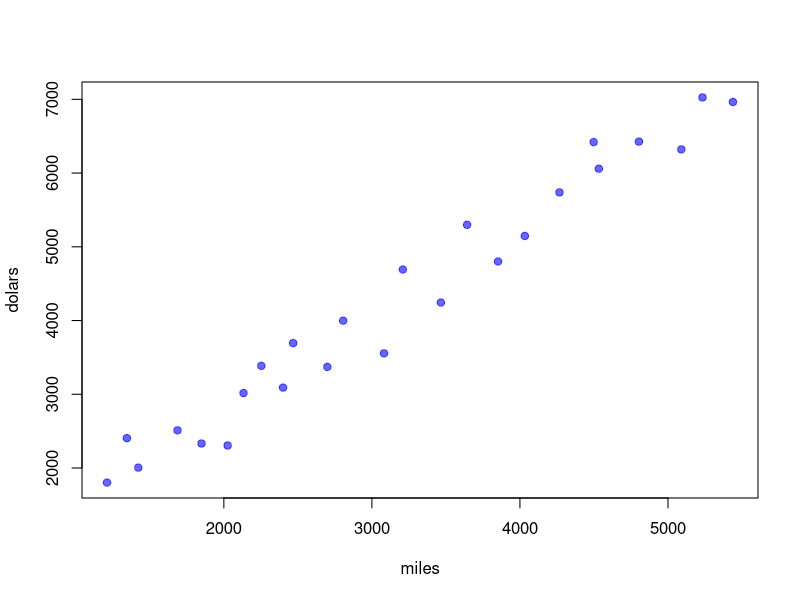

This chart was generated by the following R code:
# Jakub Bodek

dane <- read.table('zajecia-2022-06-26/zadanieAczel.txt', header=TRUE, sep=';')
str(dane)

# korelacja pomiedzy miles a dolars
cor(dane$miles, dane$dolars)

# 1. Czy i jaka zależność wystepuje pomiędzy długością trasy (miles) i obciążeniem karty kredytowej (dolars)?
# wspolczynik korelacji Pearsona wynosi 0.9824339 i swiadczy o silnej korelacji linkowej


# 2. Jaki wpływ ma zmiana długości trasy (miles) i obciążenie karty kredytowej (dolars)?
# model regresji liniowej
# Model : dolars = a * miles + b + ε
attach(dane)
model <- lm(dolars~miles, data=dane)
model

# Wykres rozrzutu (scatterplot)
plot(dolars~miles, data=dane, col=rgb(0,0,1,.6),pch=19)

# model summary
summary(model)

# gdy zwiększymy wartość miles o 1 wartość dolars zwiększy się średnio o 1.255
# bo:
# (1.255 * x + 274.850 + ε) - (1.255 * (x + 1) + 274.850 + ε) = 1.255


# 3. Podaj model z błędami parametrów i oceń ich istotność
# Model : miles = 1.255 * dolars + 274.850 + ε
# H0: a = 0
# H1: a != 0
# poniewaz p-value dla a przyjmuje 0.12 > 0.05, to H0 nalezy przyjac
# H0: b = 0
# H1: b != 0
# poniewaz p-value dla b przyjmuje 2e-16 < 0.05, to H0 nalezy odrzucic
# Ponieważ p-value dla obu współczynników (0.002 i 2e-16) są bardzo małe 

# wniosek: wartosc wspolczynnika a nie istotna statystycznie, natomiast
# wartosc wspolczynnika b istotna statystycznie


# 4. W jakiej części zmienność obciążenie karty kredytowej (dolars) jest wyjaśniona przez zmianę długości trasy (miles)?
# na podstawie wspolczynnika determinacji (R2) = 0.9637 mozna powiedziec
# ze zmiennosc obciążenie karty kredytowej jest wyjasniana w 96% przez zbudowany model


# 5. W jakim procencie zmiany obciążenia karty kredytowej (dolars) nie zależą od zmian długości trasy (miles)? (ocena dopasowania modelu do danych empirycznych)
# Na podstawie wspolczynnika zbieznosci fi = 1-R2 = 1 - 0.9637 = 0.0363
# mozna powiedziec, ze zmiennosc obciążenia karty kredytowej jest nie wyjasniona w około 3.5% przez zbudowany model.


# 6. O ile średnio różnią się empiryczne wartości obciążenia karty kredytowej (dolars) od odpowiadających im wartości teoretycznych, wyznaczonych z oszacowanego modelu regresji?
# na podstawie Residual standard error: 318.2 okresla sie ze empiryczne wartosci 
# obciążenia karty kredytowej roznia sie od odpowiadajacych im wartosci teoretycznych srednio o 318.2














